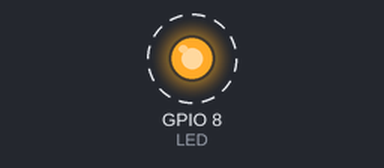
Bench run of a sketch on a simulated ESP32-S3. On the bench: output pins drawn as LEDs (lit = HIGH). Dashed ring = blinking. What the sketch prints to the serial monitor is not drawn.

Above: at 0.5 s.
Timing chart, 0 to 4.6 s (numbered marks = the images above):
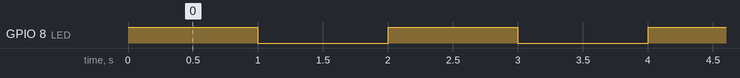

The sketch:

Blink.ino
```cpp
#define PIN_BUTTON_DOWN 27  // Button 1
#define PIN_BUTTON_UP   25  // Button 2

#define LED 8


void setup() {
  // initialize digital pin LED_BUILTIN as an output.
  pinMode(LED, OUTPUT);

  Serial.begin(115200);
}

// the loop function runs over and over again forever
void loop() {
  digitalWrite(LED, HIGH);  // change state of the LED by setting the pin to the HIGH voltage level
  Serial.println("ON");
  delay(1000);                      // wait for a second
  digitalWrite(LED, LOW);   // change state of the LED by setting the pin to the LOW voltage level
  Serial.println("OFF");
  delay(1000);                      // wait for a second
}
```

Measured:
- by itself, GPIO 8 (LED): alternates HIGH for 1.0 s and LOW for 1.0 s
